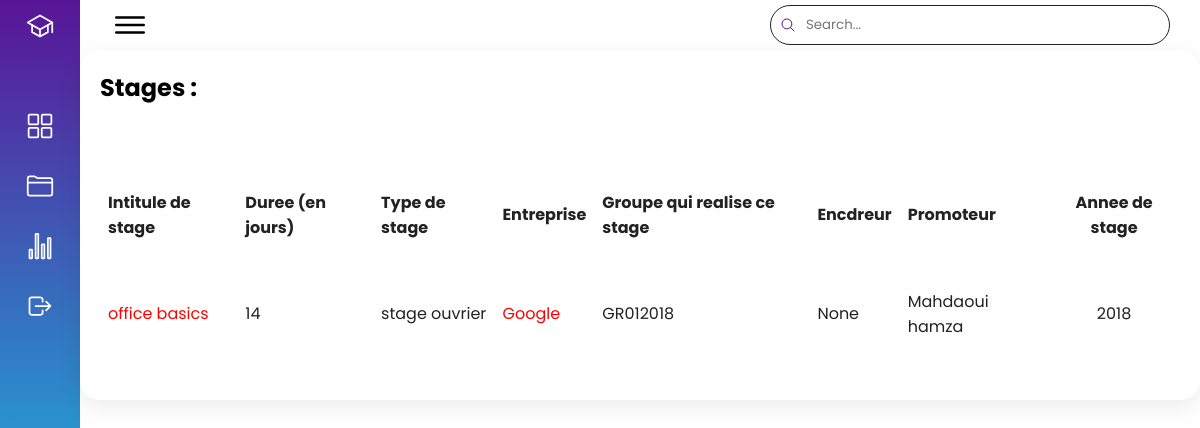
The app's page /stages/ with its own data.
### base/models.py (models this page shows, shortened)
class Stage(models.Model):
      intitule = models.CharField(max_length=200)
      duree = models.IntegerField() # jours
      date_debut = models.DateField()
      date_fin = models.DateField()
      annee_stage = models.ForeignKey('DateStage' , on_delete = SET_NULL , null = True)
      palier = models.ForeignKey(Palier , on_delete= SET_NULL , null=True)
      fourni_par = models.ForeignKey(Entreprise , on_delete = SET_NULL , null=True)

class Palier(models.Model):
      code_stage = models.IntegerField(null=True)
      libelle = models.CharField(max_length=40)
      def __str__(self):
          return self.libelle

class Entreprise(models.Model):
      nom = models.CharField(max_length=40)
      def __str__(self):
          return self.nom

class Groupe(models.Model):
       nom = models.CharField(max_length=40 , null=True)
       stage = models.OneToOneField('Stage' , on_delete= SET_NULL , null = True)
       encadreur = models.ForeignKey('Encadreur' , on_delete = SET_NULL , null = True)
       promoteur = models.ForeignKey('Promoteur', on_delete = SET_NULL , null = True)
       entreprise = models.ForeignKey(Entreprise , on_delete=SET_NULL , null=True)

class Promoteur(models.Model):
      nom = models.CharField(max_length=40)
      prenom = models.CharField(max_length=40)
      encadreurs = models.ManyToManyField(Encadreur,through='FicheEvaluation')
      def __str__(self):
          return self.nom + " " + self.prenom

class DateStage(models.Model):
      annee = models.IntegerField(null = True)
      def __str__(self):
          return str(self.annee)

### base/views.py (the view)
# urls.py: path('stages/',views.stages,name="stages-list"),
def stages(request):
    stages = Stage.objects.all()
    context = {'stages' : stages}
    return render(request , 'stages.html' , context)

### base/templates/base/stages.html (shortened to what this page needs)
{% load static %}
<!DOCTYPE html>
<html lang="en">
<head>
    <link rel="stylesheet" type="text/css" href="{% static 'styles/etudiant.css' %}">
</head>
<body>
    <div class="container">
        {% include 'side_bar.html' %}
        <div class="main">
            <div class="topbar">
                <div class="toggle">
                    <ion-icon name="menu-outline"></ion-icon>
                </div>
                <div class="search">
                    <form action="{% url 'etudiants-list' %}" method="GET">
                        <label>
                           <input type="text" name="q" placeholder="Search...">
                           <a href=""><ion-icon name="search-outline"></ion-icon></a>
                      </label>
                    </form>
                </div>
            </div>
            <div class="etudiants">
                <div class="cardHeader">
                    <h2>Stages :</h2>
                </div>
                <table>
                    <thead>
                        <td>Intitule de stage</td>
                        <td>Duree (en jours)</td>
                        <td>Type de stage</td>
                        <td>Entreprise</td>
                        <td>Groupe qui realise ce stage</td>
                        <td>Encdreur</td>
                        <td>Promoteur</td>
                        <td>Annee de stage</td>
                    </thead>
                    <tbody>
                        {% for stage in stages %}
                        <tr>
                            <td><a href="{% url 'stage-profile' stage.id %}">{{stage.intitule}}</a></td>
                            <td>{{stage.duree}}</td>
                            <td>{{stage.palier}}</td>
                            <td><a href="">{{stage.fourni_par}}</a></td>
                            <td>{{stage.groupe.nom}}</td>
                            <td>{{stage.groupe.encadreur}}</td>
                            <td>{{stage.groupe.promoteur}}</td>
                            <td>{{stage.annee_stage}}</td>
                        </tr>
                        {% endfor %}
                    </tbody>
                </table>
            </div>
        </div>
    </div>
</body>
</html>

### static/styles/etudiant.css (style rules this page uses)
* { margin: 0; padding: 0; box-sizing: border-box; font-family: "Poppins"; }
:root { --blue: #4E26E2; --blue2: #0058B3; --white: #fff; --grey: #f5f5f5; --black1: #222; --black: #999; }
body { min-height: 100vh; overflow-x: hidden; }
.container { position: relative; width: 100%; }
.main { position: absolute; width: calc(100% - 80px); left: 80px; min-height: 100vh; background-color: var(--white); transition: 0.5s; }
.topbar { width: 100%; height: 50px; display: flex; justify-content: space-between; align-items: center; padding: 0 20px; }
.toggle { position: relative; width: 60px; height: 60px; display: flex; justify-content: center; align-items: center; font-size: 2.5em; cursor: pointer; }
.search { position: relative; width: 400px; margin: 0 10px; }
.search label { position: relative; width: 100%; }
.search label input { width: 100%; height: 40px; border-radius: 40px; padding: 5px 20px; padding-left: 35px; outline: none; border: 1px solid var(--black1); }
.search label ion-icon { position: absolute; top: 5px; left: 10px; font: 1.2em; }
.etudiants { position: relative; display: grid; min-height: 350px; background: var(--white); padding: 20px; box-shadow: 0 7px 25px rgba(0, 0, 0, 0.08); border-radius: 20px; }
.etudiants table { width: 100%; border-collapse: collapse; margin-top: 10px; }
.etudiants table thead td { font-weight: bold; }
.etudiants table tr { color: var(--black1); border-bottom: 1px solid rgba(0, 0, 0, 0.08); }
.etudiants table tr:last-child { border-bottom: none; }
.etudiants table tr td { padding: 8px; }
.etudiants table tr td:last-child { text-align: center; }
.etudiants table a { text-decoration: none; color: red; }

### records on screen
Stage: intitule "office basics", duree "14", palier "stage ouvrier", fourni_par "Google", groupe.nom "GR012018", groupe.encadreur "None", groupe.promoteur "Mahdaoui hamza", annee_stage "2018"
